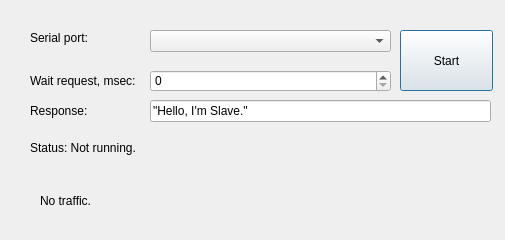
<?xml version="1.0" encoding="UTF-8"?>
<ui version="4.0">
 <class>Dialog</class>
 <widget class="QDialog" name="Dialog">
  <property name="geometry">
   <rect>
    <x>0</x>
    <y>0</y>
    <width>505</width>
    <height>240</height>
   </rect>
  </property>
  <property name="windowTitle">
   <string>Dialog</string>
  </property>
  <widget class="QLabel" name="m_statusLabel">
   <property name="geometry">
    <rect>
     <x>30</x>
     <y>140</y>
     <width>261</width>
     <height>16</height>
    </rect>
   </property>
   <property name="text">
    <string>Status: Not running.</string>
   </property>
  </widget>
  <widget class="QLabel" name="m_serialPortLabel">
   <property name="geometry">
    <rect>
     <x>30</x>
     <y>30</y>
     <width>91</width>
     <height>16</height>
    </rect>
   </property>
   <property name="text">
    <string>Serial port:</string>
   </property>
  </widget>
  <widget class="QSpinBox" name="m_waitResponseSpinBox">
   <property name="geometry">
    <rect>
     <x>150</x>
     <y>70</y>
     <width>241</width>
     <height>22</height>
    </rect>
   </property>
  </widget>
  <widget class="QLabel" name="m_waitRequestLabel">
   <property name="geometry">
    <rect>
     <x>30</x>
     <y>70</y>
     <width>141</width>
     <height>21</height>
    </rect>
   </property>
   <property name="text">
    <string>Wait request, msec:</string>
   </property>
  </widget>
  <widget class="QLineEdit" name="m_requestLineEdit">
   <property name="geometry">
    <rect>
     <x>150</x>
     <y>100</y>
     <width>341</width>
     <height>22</height>
    </rect>
   </property>
   <property name="text">
    <string>&quot;Hello, I'm Slave.&quot;</string>
   </property>
  </widget>
  <widget class="QLabel" name="m_trafficLabel">
   <property name="geometry">
    <rect>
     <x>40</x>
     <y>160</y>
     <width>481</width>
     <height>81</height>
    </rect>
   </property>
   <property name="text">
    <string>No traffic.</string>
   </property>
  </widget>
  <widget class="QPushButton" name="m_runButton">
   <property name="geometry">
    <rect>
     <x>400</x>
     <y>30</y>
     <width>93</width>
     <height>61</height>
    </rect>
   </property>
   <property name="text">
    <string>Start</string>
   </property>
  </widget>
  <widget class="QComboBox" name="m_serialPortComboBox">
   <property name="geometry">
    <rect>
     <x>150</x>
     <y>30</y>
     <width>241</width>
     <height>22</height>
    </rect>
   </property>
  </widget>
  <widget class="QLabel" name="m_responseLabel">
   <property name="geometry">
    <rect>
     <x>30</x>
     <y>100</y>
     <width>81</width>
     <height>21</height>
    </rect>
   </property>
   <property name="text">
    <string>Response:</string>
   </property>
  </widget>
 </widget>
 <resources/>
 <connections/>
</ui>
